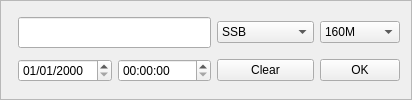
       <widget class="QFrame" name="frame">
        <property name="frameShape">
         <enum>QFrame::StyledPanel</enum>
        </property>
        <property name="frameShadow">
         <enum>QFrame::Raised</enum>
        </property>
        <layout class="QGridLayout" name="gridLayout_u">
         <item row="0" column="0">
          <widget class="KLed" name="kledColor"/>
         </item>
         <item row="0" column="1" colspan="2">
          <widget class="QLineEdit" name="qrzLineEdit">
           <property name="minimumSize">
            <size>
             <width>80</width>
             <height>0</height>
            </size>
           </property>
           <property name="font">
            <font>
             <pointsize>14</pointsize>
             <weight>75</weight>
             <bold>true</bold>
            </font>
           </property>
           <property name="toolTip">
            <string>Enter the DX's QRZ</string>
           </property>
          </widget>
         </item>
         <item row="0" column="3">
          <widget class="QComboBox" name="modeComboBox">
           <property name="toolTip">
            <string>Mode selection</string>
           </property>
           <item>
            <property name="text">
             <string>SSB</string>
            </property>
           </item>
           <item>
            <property name="text">
             <string>CW</string>
            </property>
           </item>
           <item>
            <property name="text">
             <string>FM</string>
            </property>
           </item>
           <item>
            <property name="text">
             <string>PSK31</string>
            </property>
           </item>
           <item>
            <property name="text">
             <string>SSTV</string>
            </property>
           </item>
           <item>
            <property name="text">
             <string>RTTY</string>
            </property>
           </item>
           <item>
            <property name="text">
             <string>MTTY</string>
            </property>
           </item>
           <item>
            <property name="text">
             <string>PKT</string>
            </property>
           </item>
           <item>
            <property name="text">
             <string>AM</string>
            </property>
           </item>
           <item>
            <property name="text">
             <string>FAX</string>
            </property>
           </item>
           <item>
            <property name="text">
             <string>HELL</string>
            </property>
           </item>
           <item>
            <property name="text">
             <string>JT44</string>
            </property>
           </item>
           <item>
            <property name="text">
             <string>MT63</string>
            </property>
           </item>
           <item>
            <property name="text">
             <string>CLO</string>
            </property>
           </item>
           <item>
            <property name="text">
             <string>TOR</string>
            </property>
           </item>
           <item>
            <property name="text">
             <string>GTOR</string>
            </property>
           </item>
           <item>
            <property name="text">
             <string>FSK</string>
            </property>
           </item>
           <item>
            <property name="text">
             <string>MFSK8</string>
            </property>
           </item>
           <item>
            <property name="text">
             <string>MFSK16</string>
            </property>
           </item>
           <item>
            <property name="text">
             <string>HSFK</string>
            </property>
           </item>
           <item>
            <property name="text">
             <string>ATV</string>
            </property>
           </item>
           <item>
            <property name="text">
             <string>PAC</string>
            </property>
           </item>
           <item>
            <property name="text">
             <string>PAC2</string>
            </property>
           </item>
           <item>
            <property name="text">
             <string>PAC3</string>
            </property>
           </item>
           <item>
            <property name="text">
             <string>PCW</string>
            </property>
           </item>
           <item>
            <property name="text">
             <string>PSK63</string>
            </property>
           </item>
           <item>
            <property name="text">
             <string>PSK125</string>
            </property>
           </item>
           <item>
            <property name="text">
             <string>Q15</string>
            </property>
           </item>
           <item>
            <property name="text">
             <string>THRB</string>
            </property>
           </item>
           <item>
            <property name="text">
             <string>ASCI</string>
            </property>
           </item>
           <item>
            <property name="text">
             <string>AMTORFEC</string>
            </property>
           </item>
           <item>
            <property name="text">
             <string>CHIP64</string>
            </property>
           </item>
           <item>
            <property name="text">
             <string>CIP128</string>
            </property>
           </item>
           <item>
            <property name="text">
             <string>CONTESTI</string>
            </property>
           </item>
           <item>
            <property name="text">
             <string>DSTAR</string>
            </property>
           </item>
           <item>
            <property name="text">
             <string>DOMINO</string>
            </property>
           </item>
           <item>
            <property name="text">
             <string>DOMINOF</string>
            </property>
           </item>
           <item>
            <property name="text">
             <string>FMHELL</string>
            </property>
           </item>
           <item>
            <property name="text">
             <string>FSK31</string>
            </property>
           </item>
           <item>
            <property name="text">
             <string>FSK441</string>
            </property>
           </item>
           <item>
            <property name="text">
             <string>HELL80</string>
            </property>
           </item>
           <item>
            <property name="text">
             <string>JT65</string>
            </property>
           </item>
           <item>
            <property name="text">
             <string>OLIVIA</string>
            </property>
           </item>
           <item>
            <property name="text">
             <string>PAX</string>
            </property>
           </item>
           <item>
            <property name="text">
             <string>PAX2</string>
            </property>
           </item>
           <item>
            <property name="text">
             <string>PSK63F</string>
            </property>
           </item>
           <item>
            <property name="text">
             <string>PSKAM10</string>
            </property>
           </item>
           <item>
            <property name="text">
             <string>PSKAM31</string>
            </property>
           </item>
           <item>
            <property name="text">
             <string>PSKAM50</string>
            </property>
           </item>
           <item>
            <property name="text">
             <string>PSKFEC31</string>
            </property>
           </item>
           <item>
            <property name="text">
             <string>PSKHELL</string>
            </property>
           </item>
           <item>
            <property name="text">
             <string>QPSK31</string>
            </property>
           </item>
           <item>
            <property name="text">
             <string>QPSK63</string>
            </property>
           </item>
           <item>
            <property name="text">
             <string>QPSK125</string>
            </property>
           </item>
           <item>
            <property name="text">
             <string>THRBX</string>
            </property>
           </item>
           <item>
            <property name="text">
             <string>VOI</string>
            </property>
           </item>
          </widget>
         </item>
         <item row="0" column="4">
          <widget class="QComboBox" name="bandComboBox">
           <property name="toolTip">
            <string>Band selection</string>
           </property>
           <item>
            <property name="text">
             <string>160M</string>
            </property>
           </item>
           <item>
            <property name="text">
             <string>80M</string>
            </property>
           </item>
           <item>
            <property name="text">
             <string>60M</string>
            </property>
           </item>
           <item>
            <property name="text">
             <string>40M</string>
            </property>
           </item>
           <item>
            <property name="text">
             <string>30M</string>
            </property>
           </item>
           <item>
            <property name="text">
             <string>20M</string>
            </property>
           </item>
           <item>
            <property name="text">
             <string>17M</string>
            </property>
           </item>
           <item>
            <property name="text">
             <string>15M</string>
            </property>
           </item>
           <item>
            <property name="text">
             <string>12M</string>
            </property>
           </item>
           <item>
            <property name="text">
             <string>10M</string>
            </property>
           </item>
           <item>
            <property name="text">
             <string>6M</string>
            </property>
           </item>
           <item>
            <property name="text">
             <string>4M</string>
            </property>
           </item>
           <item>
            <property name="text">
             <string>2M</string>
            </property>
           </item>
           <item>
            <property name="text">
             <string>125CM</string>
            </property>
           </item>
           <item>
            <property name="text">
             <string>70CM</string>
            </property>
           </item>
           <item>
            <property name="text">
             <string>33CM</string>
            </property>
           </item>
           <item>
            <property name="text">
             <string>23CM</string>
            </property>
           </item>
           <item>
            <property name="text">
             <string>13CM</string>
            </property>
           </item>
          </widget>
         </item>
         <item row="1" column="1">
          <widget class="QDateEdit" name="qsoDateEdit">
           <property name="displayFormat">
            <string>dd/MM/yyyy</string>
           </property>
          </widget>
         </item>
         <item row="1" column="3">
          <widget class="QPushButton" name="clearBtn">
           <property name="toolTip">
            <string>Clear current QSO</string>
           </property>
           <property name="text">
            <string>Clear</string>
           </property>
          </widget>
         </item>
         <item row="1" column="4">
          <widget class="QPushButton" name="okBtn">
           <property name="toolTip">
            <string>Add this QSO to the log</string>
           </property>
           <property name="text">
            <string>OK</string>
           </property>
          </widget>
         </item>
         <item row="1" column="2">
          <widget class="QTimeEdit" name="qsoTimeEdit">
           <property name="displayFormat">
            <string>HH:mm:ss</string>
           </property>
          </widget>
         </item>
        </layout>
       </widget>
